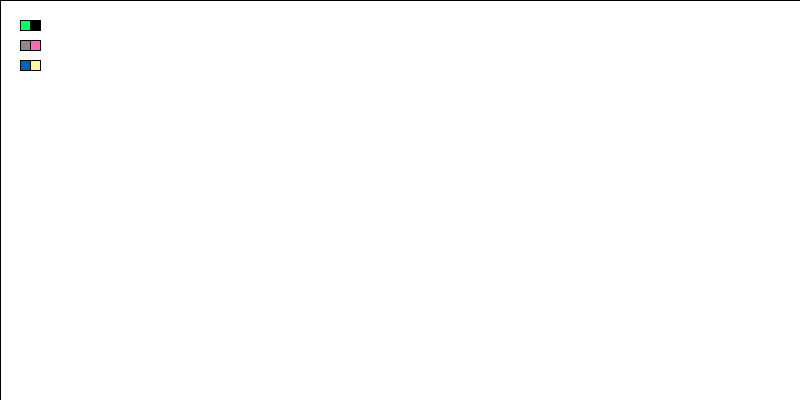
Frame 1 (no input)
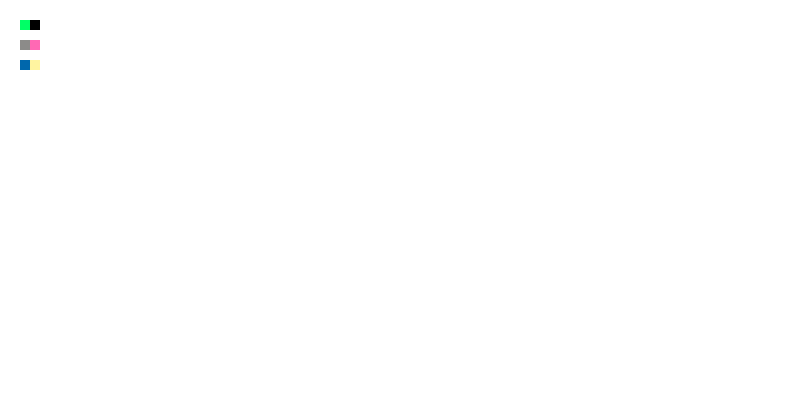
Frame 60 (the mouse pressed at the canvas centre just before this capture)
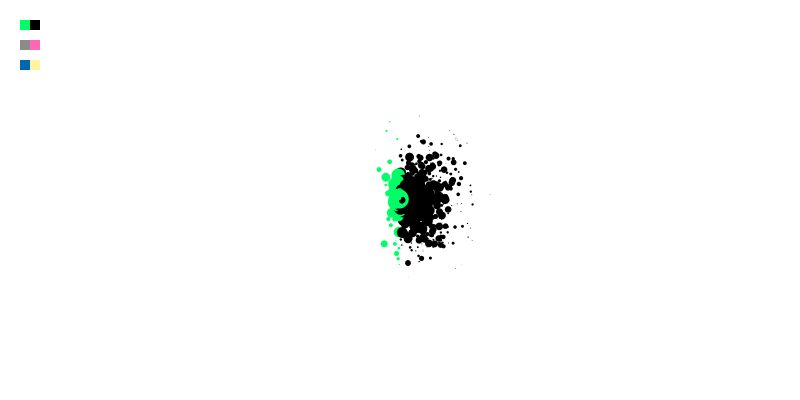
Frame 120 (the mouse held since frame 60 and released just before this capture)

The Processing sketch that drew these frames (run headless with seeded random() and noise(); from frame 60 on, the mouse is pressed at the canvas centre):

// Processing sketch: processing_102105
// ── processing_102105.pde

import java.util.Iterator;
ArrayList <Particle> particleArray;
int total;
color c1;
color c2;
int b;
int bX;
color cl1 = #00ff66;
color cr1 = #000000;
color cl2 = #8C8B89;
color cr2 = #ff69b4;
color cl3 = #0067AC;
color cr3 = #FFF4A0;
void setup() {
  size(800, 400);
  total = 100;
  frameRate(30);
  particleArray = new ArrayList<Particle>();
  c1 = cl1;
  c2 = cr1;
  b = 10;
}
void draw() {
  background(#ffffff);
  rect(0, 0, width, height);
  fill(cl1);
  rect(20, 20, b, b);
  fill(cr1);
  rect(30, 20, b, b);
  fill(cl2);
  rect(20, 40, b, b);
  fill(cr2);
  rect(30, 40, b, b);
  fill(cl3);
  rect(20, 60, b, b);
  fill(cr3);
  rect(30, 60, b, b);
  noStroke();
  Iterator<Particle> it = particleArray.iterator();
  while (it.hasNext ()) {
    Particle p = it.next();
    if (p.pSize < 1.01) {
      it.remove();
    }
    p.run(c1, c2);
  }
  drawCursor();
}
void mousePressed() {
  float mX = mouseX;
  float mY = mouseY;
  if (mX > 20 && mX < 40 && (mY>20)&& (mY<30)) {
    c1 = cl1;
    c2 = cr1;
  }
  if (mX > 20 && mX < 40 && (mY>40)&& (mY<50)) {
    c1 = cl2;
    c2 = cr2;
  }
  if (mX > 20 && mX < 40 && (mY>60)&& (mY<70)) {
    c1 = cl3;
    c2 = cr3;
  }
}
void drawCursor() {
  fill(255);
  noStroke();
  if (mousePressed) {
    for (int i = 0; i < total; i++) {
      particleArray.add(new Particle());
    }
  }
}
class Particle {
  PVector l;
  PVector v;
  PVector a;
  float tS;
  float lSpan;
  float pSize;
  color rColor;
  Particle() {
    l = new PVector(mouseX, mouseY);
    v = new PVector(random(-2, 2), random(-2, 2));
    a = new PVector(random(1), random(-1, 1));
    lSpan = 255;
    tS = 5;
    pSize = random(20);
  }
  void updateParticle() {
    v.add(a);
    v.limit(tS);
    l.add(v);
    pSize -=1;
  }
  void displayParticle(color c1, color c2) {
    if (l.x > width/2) {
      fill(c2, lSpan);
      ellipse(l.x, l.y, pSize, pSize);
    }
    else {
      fill(c1, lSpan);
      ellipse(l.x, l.y, pSize, pSize);
    }
  } 
  void run(color c1, color c2) {
    updateParticle();
    displayParticle(c1, c2);
  }
}
